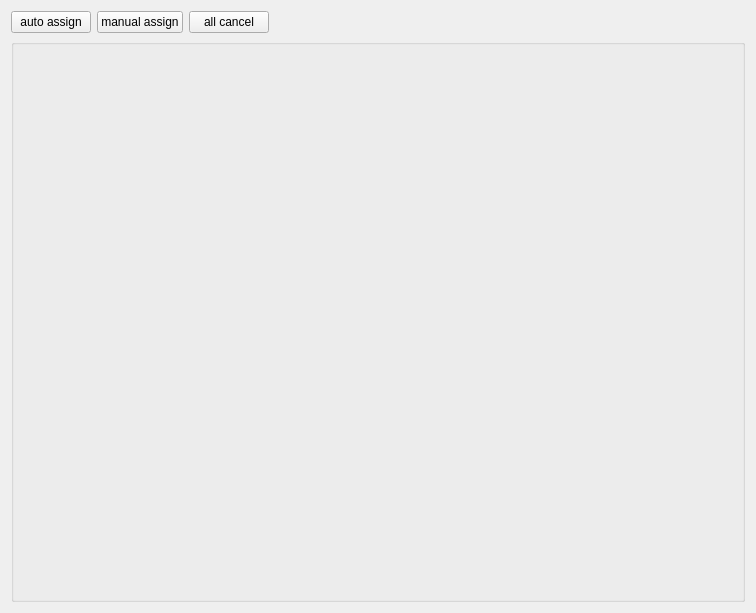
<?xml version="1.0" encoding="UTF-8"?>
<ui version="4.0">
 <class>CDlgMarkAssign</class>
 <widget class="QWidget" name="CDlgMarkAssign">
  <property name="geometry">
   <rect>
    <x>0</x>
    <y>0</y>
    <width>756</width>
    <height>613</height>
   </rect>
  </property>
  <property name="windowTitle">
   <string>Form</string>
  </property>
  <layout class="QHBoxLayout" name="horizontalLayout_2">
   <item>
    <layout class="QVBoxLayout" name="verticalLayout" stretch="1,15">
     <item>
      <layout class="QHBoxLayout" name="horizontalLayout" stretch="1,1,1,8">
       <item>
        <widget class="QPushButton" name="pushButton">
         <property name="text">
          <string>auto assign</string>
         </property>
        </widget>
       </item>
       <item>
        <widget class="QPushButton" name="pushButton_2">
         <property name="text">
          <string>manual assign</string>
         </property>
        </widget>
       </item>
       <item>
        <widget class="QPushButton" name="pushButton_3">
         <property name="text">
          <string>all cancel</string>
         </property>
        </widget>
       </item>
       <item>
        <spacer name="horizontalSpacer">
         <property name="orientation">
          <enum>Qt::Horizontal</enum>
         </property>
         <property name="sizeHint" stdset="0">
          <size>
           <width>40</width>
           <height>20</height>
          </size>
         </property>
        </spacer>
       </item>
      </layout>
     </item>
     <item>
      <widget class="QGroupBox" name="groupBox">
       <property name="title">
        <string/>
       </property>
      </widget>
     </item>
    </layout>
   </item>
  </layout>
 </widget>
 <resources/>
 <connections/>
</ui>
